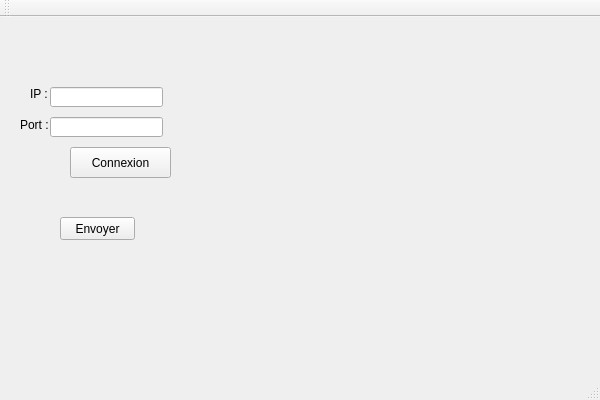
<?xml version="1.0" encoding="UTF-8"?>
<ui version="4.0">
 <class>QtWidgetsApplication1Class</class>
 <widget class="QMainWindow" name="QtWidgetsApplication1Class">
  <property name="geometry">
   <rect>
    <x>0</x>
    <y>0</y>
    <width>600</width>
    <height>400</height>
   </rect>
  </property>
  <property name="windowTitle">
   <string>QtWidgetsApplication1</string>
  </property>
  <widget class="QWidget" name="centralWidget">
   <widget class="QPushButton" name="pushButton">
    <property name="geometry">
     <rect>
      <x>70</x>
      <y>130</y>
      <width>101</width>
      <height>31</height>
     </rect>
    </property>
    <property name="text">
     <string>Connexion</string>
    </property>
   </widget>
   <widget class="QLineEdit" name="IPLineEdit">
    <property name="geometry">
     <rect>
      <x>50</x>
      <y>70</y>
      <width>113</width>
      <height>20</height>
     </rect>
    </property>
   </widget>
   <widget class="QLineEdit" name="portLineEdit">
    <property name="geometry">
     <rect>
      <x>50</x>
      <y>100</y>
      <width>113</width>
      <height>20</height>
     </rect>
    </property>
   </widget>
   <widget class="QLabel" name="label">
    <property name="geometry">
     <rect>
      <x>30</x>
      <y>70</y>
      <width>47</width>
      <height>13</height>
     </rect>
    </property>
    <property name="text">
     <string>IP :</string>
    </property>
   </widget>
   <widget class="QLabel" name="label_2">
    <property name="geometry">
     <rect>
      <x>20</x>
      <y>100</y>
      <width>31</width>
      <height>16</height>
     </rect>
    </property>
    <property name="text">
     <string>Port :</string>
    </property>
   </widget>
   <widget class="QLabel" name="connectionStatusLabel">
    <property name="geometry">
     <rect>
      <x>240</x>
      <y>60</y>
      <width>161</width>
      <height>21</height>
     </rect>
    </property>
    <property name="text">
     <string/>
    </property>
   </widget>
   <widget class="QPushButton" name="pushButton_2">
    <property name="geometry">
     <rect>
      <x>60</x>
      <y>200</y>
      <width>75</width>
      <height>23</height>
     </rect>
    </property>
    <property name="text">
     <string>Envoyer</string>
    </property>
   </widget>
  </widget>
  <widget class="QMenuBar" name="menuBar">
   <property name="geometry">
    <rect>
     <x>0</x>
     <y>0</y>
     <width>600</width>
     <height>21</height>
    </rect>
   </property>
  </widget>
  <widget class="QToolBar" name="mainToolBar">
   <attribute name="toolBarArea">
    <enum>TopToolBarArea</enum>
   </attribute>
   <attribute name="toolBarBreak">
    <bool>false</bool>
   </attribute>
  </widget>
  <widget class="QStatusBar" name="statusBar"/>
 </widget>
 <layoutdefault spacing="6" margin="11"/>
 <resources>
  <include location="QtWidgetsApplication1.qrc"/>
 </resources>
 <connections>
  <connection>
   <sender>pushButton</sender>
   <signal>clicked()</signal>
   <receiver>QtWidgetsApplication1Class</receiver>
   <slot>onDisplayMessageButtonClicket()</slot>
   <hints>
    <hint type="sourcelabel">
     <x>165</x>
     <y>198</y>
    </hint>
    <hint type="destinationlabel">
     <x>299</x>
     <y>199</y>
    </hint>
   </hints>
  </connection>
  <connection>
   <sender>pushButton</sender>
   <signal>clicked()</signal>
   <receiver>QtWidgetsApplication1Class</receiver>
   <slot>onSocketConnected()</slot>
   <hints>
    <hint type="sourcelabel">
     <x>120</x>
     <y>178</y>
    </hint>
    <hint type="destinationlabel">
     <x>299</x>
     <y>199</y>
    </hint>
   </hints>
  </connection>
  <connection>
   <sender>pushButton_2</sender>
   <signal>clicked()</signal>
   <receiver>QtWidgetsApplication1Class</receiver>
   <slot>onSendMessageButonClicket()</slot>
   <hints>
    <hint type="sourcelabel">
     <x>97</x>
     <y>244</y>
    </hint>
    <hint type="destinationlabel">
     <x>299</x>
     <y>199</y>
    </hint>
   </hints>
  </connection>
 </connections>
 <slots>
  <slot>onDisplayMessageButtonClicket()</slot>
  <slot>onSocketConnected()</slot>
  <slot>onSendMessageButonClicket()</slot>
 </slots>
</ui>
